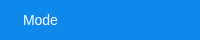
      <widget class="QWidget" name="m_zoneTitle" native="true">
       <property name="sizePolicy">
        <sizepolicy hsizetype="Preferred" vsizetype="Preferred">
         <horstretch>0</horstretch>
         <verstretch>0</verstretch>
        </sizepolicy>
       </property>
       <property name="minimumSize">
        <size>
         <width>0</width>
         <height>40</height>
        </size>
       </property>
       <property name="maximumSize">
        <size>
         <width>16777215</width>
         <height>40</height>
        </size>
       </property>
       <property name="styleSheet">
        <string notr="true">background-color: #0e88eb;</string>
       </property>
       <layout class="QHBoxLayout" name="horizontalLayout_3">
        <property name="spacing">
         <number>0</number>
        </property>
        <property name="leftMargin">
         <number>0</number>
        </property>
        <property name="topMargin">
         <number>0</number>
        </property>
        <property name="rightMargin">
         <number>0</number>
        </property>
        <property name="bottomMargin">
         <number>0</number>
        </property>
        <item>
         <widget class="QLabel" name="m_lbRoomName">
          <property name="styleSheet">
           <string notr="true">padding-left: 20px;
font-family: 微软雅黑;
font-size: 14px;
color: #ffffff;
border: none;</string>
          </property>
          <property name="text">
           <string>Mode</string>
          </property>
         </widget>
        </item>
        <item>
         <layout class="QHBoxLayout" name="horizontalLayout_9">
          <property name="spacing">
           <number>0</number>
          </property>
          <property name="leftMargin">
           <number>0</number>
          </property>
          <item>
           <widget class="ZegoImageButton" name="m_bMin">
            <property name="sizePolicy">
             <sizepolicy hsizetype="Fixed" vsizetype="Fixed">
              <horstretch>0</horstretch>
              <verstretch>0</verstretch>
             </sizepolicy>
            </property>
            <property name="minimumSize">
             <size>
              <width>30</width>
              <height>40</height>
             </size>
            </property>
            <property name="maximumSize">
             <size>
              <width>30</width>
              <height>40</height>
             </size>
            </property>
            <property name="focusPolicy">
             <enum>Qt::NoFocus</enum>
            </property>
            <property name="styleSheet">
             <string notr="true">QPushButton{
    border: 1px solid #0e88eb;
    background-color: #0e88eb;
}

QPushButton:hover{
    border: 1px solid #0d80de;
    background-color: #0d80de;
}

QPushButton:hover:pressed{
    border: 1px solid #0d79d1;
    background-color: #0d79d1;
}</string>
            </property>
            <property name="text">
             <string/>
            </property>
            <property name="icon">
             <iconset>
              <normaloff>:/Resources/images/min.png</normaloff>:/Resources/images/min.png</iconset>
            </property>
            <property name="flat">
             <bool>true</bool>
            </property>
           </widget>
          </item>
          <item>
           <widget class="ZegoImageButton" name="m_bMax">
            <property name="sizePolicy">
             <sizepolicy hsizetype="Fixed" vsizetype="Fixed">
              <horstretch>0</horstretch>
              <verstretch>0</verstretch>
             </sizepolicy>
            </property>
            <property name="minimumSize">
             <size>
              <width>30</width>
              <height>40</height>
             </size>
            </property>
            <property name="maximumSize">
             <size>
              <width>30</width>
              <height>40</height>
             </size>
            </property>
            <property name="focusPolicy">
             <enum>Qt::NoFocus</enum>
            </property>
            <property name="styleSheet">
             <string notr="true">QPushButton{
    border: 1px solid #0e88eb;
    background-color: #0e88eb;
}

QPushButton:hover{
    border: 1px solid #0d80de;
    background-color: #0d80de;
}

QPushButton:hover:pressed{
    border: 1px solid #0d79d1;
    background-color: #0d79d1;
}</string>
            </property>
            <property name="text">
             <string/>
            </property>
            <property name="icon">
             <iconset>
              <normaloff>:/Resources/images/max.png</normaloff>:/Resources/images/max.png</iconset>
            </property>
            <property name="checkable">
             <bool>true</bool>
            </property>
            <property name="flat">
             <bool>true</bool>
            </property>
           </widget>
          </item>
          <item>
           <widget class="ZegoImageButton" name="m_bClose">
            <property name="enabled">
             <bool>true</bool>
            </property>
            <property name="sizePolicy">
             <sizepolicy hsizetype="Fixed" vsizetype="Fixed">
              <horstretch>0</horstretch>
              <verstretch>0</verstretch>
             </sizepolicy>
            </property>
            <property name="minimumSize">
             <size>
              <width>30</width>
              <height>40</height>
             </size>
            </property>
            <property name="maximumSize">
             <size>
              <width>30</width>
              <height>40</height>
             </size>
            </property>
            <property name="focusPolicy">
             <enum>Qt::NoFocus</enum>
            </property>
            <property name="layoutDirection">
             <enum>Qt::LeftToRight</enum>
            </property>
            <property name="styleSheet">
             <string notr="true">QPushButton{
    border: 1px solid #0e88eb;
    background-color: #0e88eb;
}

QPushButton:hover{
    border: 1px solid #0d80de;
    background-color: #0d80de;
}

QPushButton:hover:pressed{
    border: 1px solid #0d79d1;
    background-color: #0d79d1;
}</string>
            </property>
            <property name="text">
             <string/>
            </property>
            <property name="icon">
             <iconset>
              <normaloff>:/Resources/images/close.png</normaloff>:/Resources/images/close.png</iconset>
            </property>
            <property name="flat">
             <bool>true</bool>
            </property>
           </widget>
          </item>
         </layout>
        </item>
       </layout>
      </widget>
